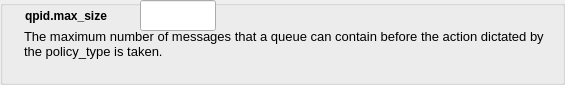
        <widget class="QGroupBox" name="groupBox_17">
         <property name="sizePolicy">
          <sizepolicy hsizetype="Preferred" vsizetype="Minimum">
           <horstretch>0</horstretch>
           <verstretch>0</verstretch>
          </sizepolicy>
         </property>
         <property name="minimumSize">
          <size>
           <width>0</width>
           <height>70</height>
          </size>
         </property>
         <property name="title">
          <string/>
         </property>
         <widget class="QTextEdit" name="textEdit_17">
          <property name="enabled">
           <bool>true</bool>
          </property>
          <property name="geometry">
           <rect>
            <x>20</x>
            <y>25</y>
            <width>536</width>
            <height>51</height>
           </rect>
          </property>
          <property name="minimumSize">
           <size>
            <width>0</width>
            <height>20</height>
           </size>
          </property>
          <property name="font">
           <font>
            <pointsize>10</pointsize>
           </font>
          </property>
          <property name="focusPolicy">
           <enum>Qt::NoFocus</enum>
          </property>
          <property name="autoFillBackground">
           <bool>false</bool>
          </property>
          <property name="styleSheet">
           <string notr="true">background: transparent;</string>
          </property>
          <property name="frameShape">
           <enum>QFrame::NoFrame</enum>
          </property>
          <property name="frameShadow">
           <enum>QFrame::Plain</enum>
          </property>
          <property name="lineWidth">
           <number>0</number>
          </property>
          <property name="verticalScrollBarPolicy">
           <enum>Qt::ScrollBarAlwaysOff</enum>
          </property>
          <property name="horizontalScrollBarPolicy">
           <enum>Qt::ScrollBarAlwaysOff</enum>
          </property>
          <property name="readOnly">
           <bool>true</bool>
          </property>
          <property name="html">
           <string>&lt;!DOCTYPE HTML PUBLIC &quot;-//W3C//DTD HTML 4.0//EN&quot; &quot;http://www.w3.org/TR/REC-html40/strict.dtd&quot;&gt;
&lt;html&gt;&lt;head&gt;&lt;meta name=&quot;qrichtext&quot; content=&quot;1&quot; /&gt;&lt;style type=&quot;text/css&quot;&gt;
p, li { white-space: pre-wrap; }
&lt;/style&gt;&lt;/head&gt;&lt;body style=&quot; font-family:'Cantarell'; font-size:10pt; font-weight:400; font-style:normal;&quot;&gt;
&lt;p style=&quot; margin-top:0px; margin-bottom:0px; margin-left:0px; margin-right:0px; -qt-block-indent:0; text-indent:0px;&quot;&gt;The maximum number of messages that a queue can contain before the action dictated by the policy_type is taken.&lt;/p&gt;&lt;/body&gt;&lt;/html&gt;</string>
          </property>
         </widget>
         <widget class="QLineEdit" name="max_size">
          <property name="geometry">
           <rect>
            <x>140</x>
            <y>0</y>
            <width>76</width>
            <height>31</height>
           </rect>
          </property>
          <property name="maxLength">
           <number>5</number>
          </property>
         </widget>
         <widget class="QLabel" name="label_4">
          <property name="geometry">
           <rect>
            <x>25</x>
            <y>5</y>
            <width>106</width>
            <height>21</height>
           </rect>
          </property>
          <property name="font">
           <font>
            <weight>75</weight>
            <bold>true</bold>
           </font>
          </property>
          <property name="text">
           <string>qpid.max_size</string>
          </property>
         </widget>
        </widget>
